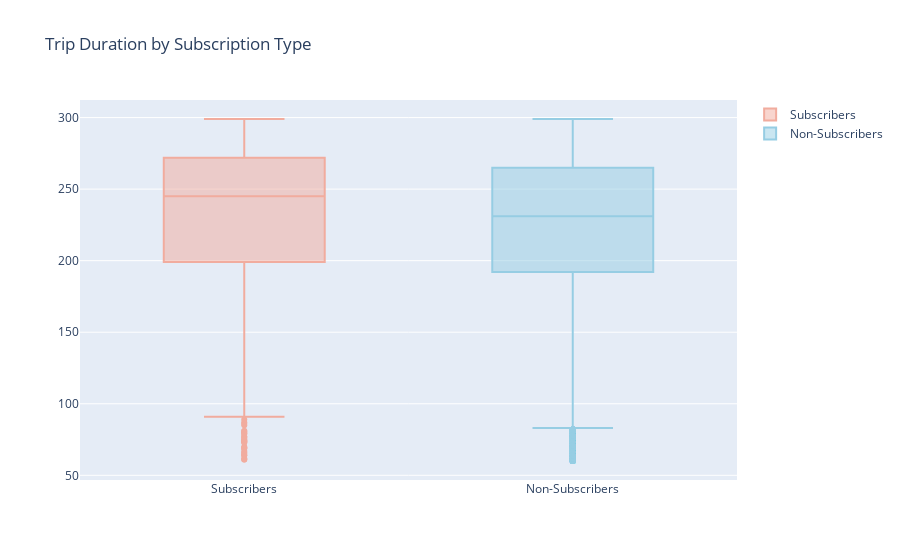

Notebook code cell kept with this figure:
### Code cell
import plotly.graph_objects as go

fig = go.Figure()

fig.add_trace(go.Box(y=sub, name='Subscribers',
                marker_color = '#F1AC9E'))
fig.add_trace(go.Box(y=nonsub, name = 'Non-Subscribers',
                marker_color = '#96CDE3'))
fig.layout.plot_bgcolor = 'light grey'
fig.layout.title = "Trip Duration by Subscription Type"
fig.show()

### Figure 1 — Plotly figure (JSON) as saved in the notebook; plotly's stock layout.template omitted (floating-point values rounded to 4 significant figures; data arrays with more than 128 entries replaced by an {"elided": "..."} marker saying what was removed)
{"data": [{"marker": {"color": "#F1AC9E"}, "name": "Subscribers", "type": "box", "y": {"elided": "830 int values"}}, {"marker": {"color": "#96CDE3"}, "name": "Non-Subscribers", "type": "box", "y": {"elided": "85006 int values"}}], "layout": {"plot_bgcolor": "light grey", "title": {"text": "Trip Duration by Subscription Type"}}}
